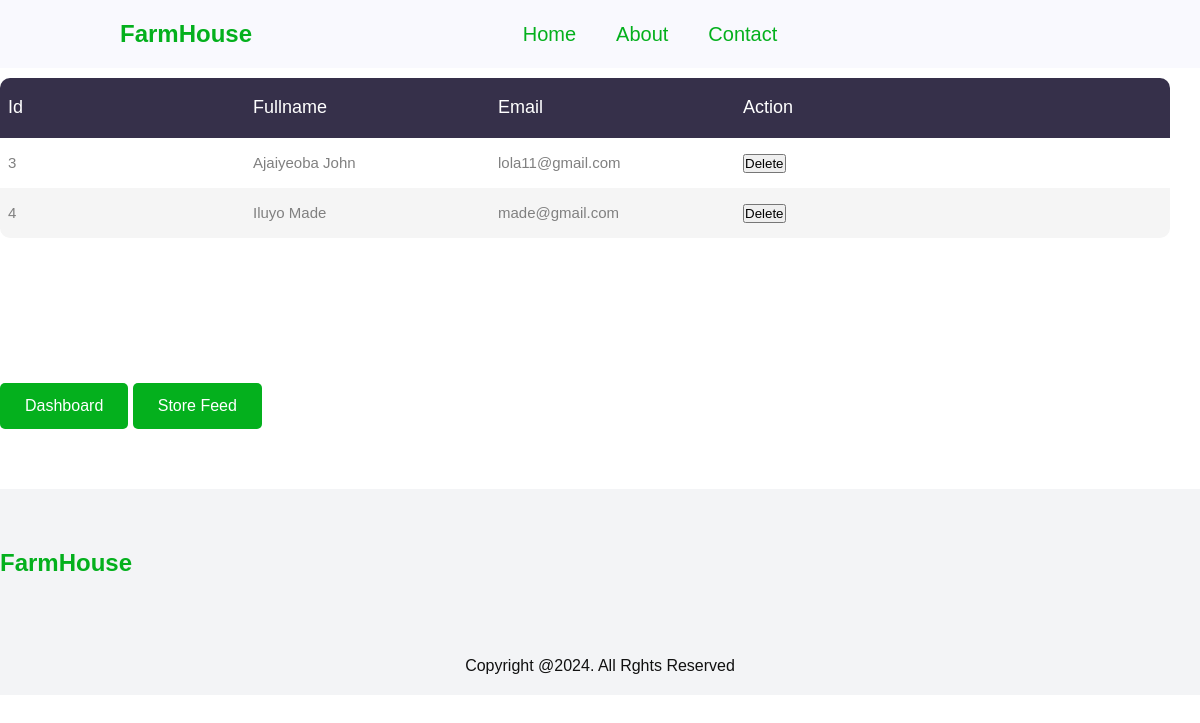
Screenshot of /admin/staff.php (signed in) with the database file from the repository.
### tables this page shows
CREATE TABLE `farm_users` (
  `id` int(11) NOT NULL,
  `fullname` text NOT NULL,
  `email` varchar(250) NOT NULL,
  `password` varchar(250) NOT NULL,
  `role` varchar(250) NOT NULL
);

### admin/staff.php (the view, shortened to what this page needs)
<?php
require_once "../config.php";
$sql = " SELECT id, fullname, email from farm_users where role = 'worker' ";
$stmt =  mysqli_prepare($link, $sql);
if($stmt) {
    mysqli_stmt_execute($stmt);
    $result  = mysqli_stmt_get_result($stmt);
    $farm = [];
    if ($result) {
        while ($row = mysqli_fetch_assoc($result)) {
            $farm[] = $row;
        }
    }
    else {
        echo "error" . mysqli_error($link);
    }
}
?>
    <!DOCTYPE html>
<html lang="en">
<head>
    <link rel="stylesheet" href="../style.css">
</head>
<body>
    <header>
        <a href="" class="logo">
            <h2>FarmHouse </h2>
        </a>
        <ul class="navmenu">
            <li><a href="../index.html">Home</a></li>
            <li><a href="">About</a></li>
            <li><a href="">Contact</a></li>
        </ul>
        <div class="nav-icon">
        <a href=""><i class="fa-solid fa-film"></i></a>
        </div>
    </header>
    <h4>Welcome Farmer <b><?php echo isset($_SESSION["email"]) ? htmlspecialchars($_SESSION["email"]) : "Unknown"; ?></b></h4>
<section>
        <div class="limiter">
            <div class="container-table100">
                <div class="wrap-table100">
                    <div class="table100">
                        <table>
                            <thead>
                            <tr class="table100-head">
                                    <th>Id</th>
                                    <th>Fullname</th>
                                    <th>Email </th>
                                    <th> Action </th>
                                </tr>
                            </thead>
                            <tbody>
                            <?php foreach($farm as $rows): ?>
                                <tr>
                                <td class="column3"> <?php echo ($rows['id']); ?> </td>
                                <td class="column3"> <?php echo ($rows['fullname']); ?> </td>
                                <td class="column3"> <?php echo ($rows['email']); ?> </td>
                                <td ><button>Delete</button></td>
                            </tr>
                            <?php endforeach; ?>
                            </tbody>
                        </table>
                    </div>
                </div>
            </div>
        </div>
    </section>
    <section>
<a href="dashboard.php">
    <button class="formbold-btn">Dashboard</button>
</a>
<a href="feed_store.php">
    <button class="formbold-btn">Store Feed</button>
</a>
</section>
    <section class="contact">
        <div class="contact-info">
            <div class="first-info">
                <a href="" class="logo">
                    <h2>FarmHouse</h2>
                </a>
    </section>
    <div class="end-text">
        <p> Copyright @2024. All Rghts Reserved</p>
    </div>
</body>
</html>

### style.css (style rules this page uses)
* { padding: 0; margin: 0; box-sizing: border-box; scroll-behavior: smooth; font-family: "Jost", sans-serif; list-style: none; text-decoration: none; }
:root { --pri-1: #efefef; --sec-1: #04041b; --ter-1: #f9f9fe #0000ee; }
header { position: fixed; width: 100%; top: 0; right: 0; z-index: 1000; display: flex; align-items: center; justify-content: space-between; padding: 20px 10%; background: #f9f9fe; }
.logo h2 { max-width: 120px; height: auto; color: #04b01d; }
.navmenu { display: flex; }
.navmenu a { color: #04b01d; font-size: 20px; text-transform: capitalize; padding: 10px 20px; font-weight: 400; transition: all .42s ease; }
.nav-icon { display: flex; align-items: center; justify-content: space-between; }
section { padding: 5% 10%; }
.contact { background-color: #f3f4f6; }
.contact-info { display: grid; grid-template-columns: repeat(auto-fit, minmax(60px, auto)); gap: 3rem; }
.first-info a { width: 140px; height: auto; }
.end-text { background-color: #f3f4f6; text-align: center; padding: 20px; }
.end-text p { color: #111; text-transform: capitalize; }
.limiter { width: 100%; margin: 0 auto; }
.wrap-table100 { width:1170px; }
table { border-spacing: 1; border-collapse: collapse; background-color: #fff; border-radius: 10px; overflow: hidden; width: 100%; margin: 0 auto; position: relative; }
table * { position: relative; }
table td, table th { padding-left: 8px; }
table thead tr { height: 60px; background: #36304a; }
table tbody tr { height: 50px; }
table tbody tr:last-child { border: 0; }
table td, table th { text-align: left; }
.table100-head th { font-size:18px;color:#fff; line-height:1.2; font-weight:unset; }
tbody tr:nth-child(even) { background-color:#f5f5f5; }
tbody tr { font-size:15px; color:gray; line-height:1.2; font-weight:unset; }
.column3 { width:245px; }
.formbold-btn { font-size: 16px; border-radius: 5px; padding: 14px 25px; border: none; font-weight: 500; background-color: #04b01d; color: white; cursor: pointer; margin-top: 25px; }
a, a:active, a:focus { color: #6f6f6f; text-decoration: none; transition-timing-function: ease-in-out; -ms-transition-timing-function: ease-in-out; -moz-transition-timing-function: ease-in-out; -webkit-transition-timing-function: ease-in-out; -o-transition-timing-function: ease-in-out; transition-duration: .2s; -ms-transition-duration: .2s; -moz-transition-duration: .2s; -webkit-transition-duration: .2s; -o-transition-duration: .2s; }
ul { margin: 0; padding: 0; list-style: none; }
section { padding: 60px 0; }

### rows the page displays
farm_users: id "3", fullname "Ajaiyeoba John", email "lola11@gmail.com"
farm_users: id "4", fullname "Iluyo Made", email "made@gmail.com"
